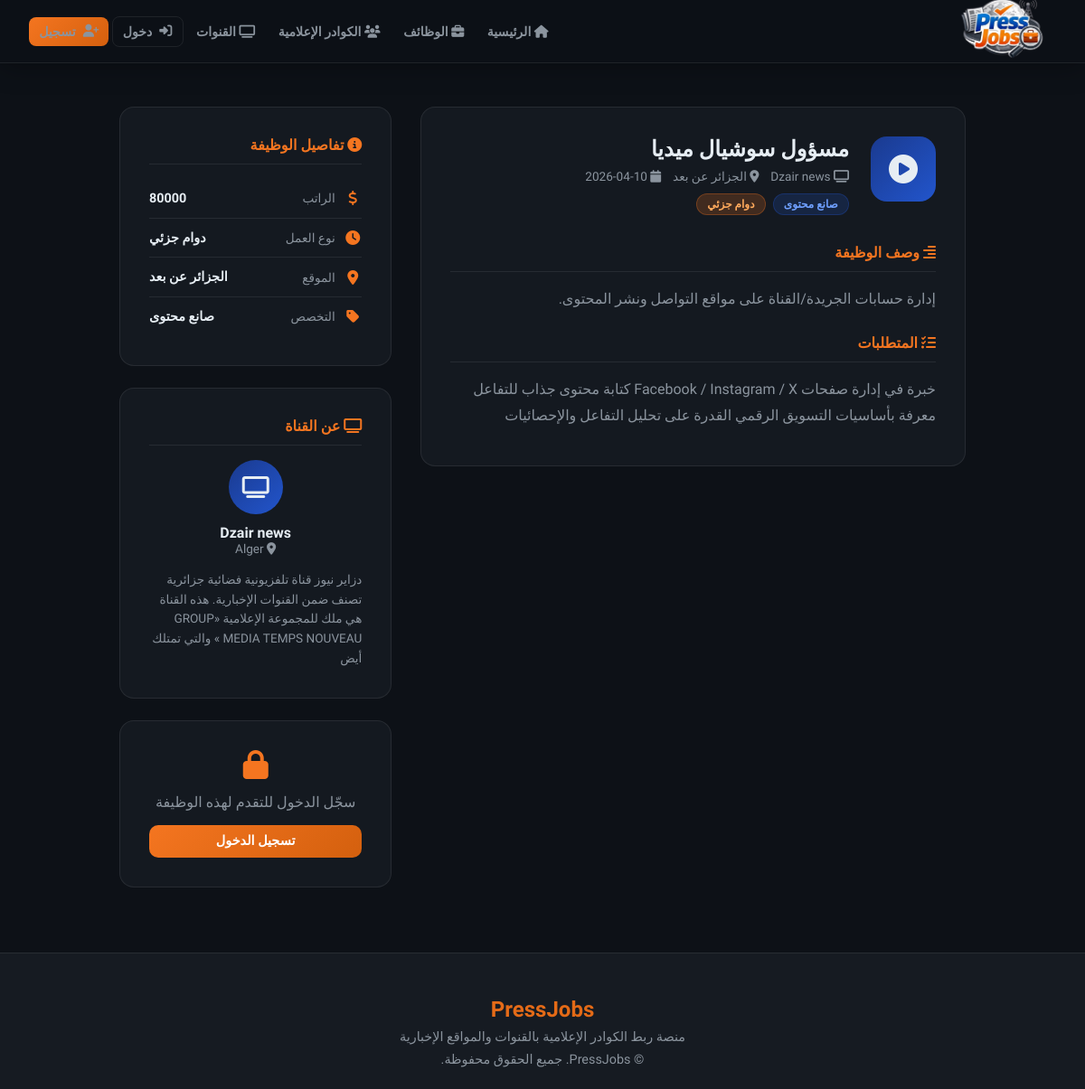
/job/7, run on the app's committed database.
### tables this page shows
CREATE TABLE jobs (
        id INTEGER PRIMARY KEY AUTOINCREMENT,
        channel_id INTEGER NOT NULL,
        title TEXT NOT NULL,
        description TEXT NOT NULL,
        category TEXT NOT NULL,
        location TEXT,
        job_type TEXT,
        salary TEXT,
        requirements TEXT,
        created_at TEXT DEFAULT CURRENT_TIMESTAMP,
        FOREIGN KEY(channel_id) REFERENCES users(id)
    );

CREATE TABLE users (
        id INTEGER PRIMARY KEY AUTOINCREMENT,
        name TEXT NOT NULL,
        email TEXT UNIQUE NOT NULL,
        password TEXT NOT NULL,
        account_type TEXT NOT NULL,
        bio TEXT,
        location TEXT,
        skills TEXT,
        education TEXT,
        experience TEXT,
        profile_image TEXT,
        created_at TEXT DEFAULT CURRENT_TIMESTAMP
    , last_name TEXT, gender TEXT, civil_status TEXT, specialty TEXT, years_experience TEXT, preferred_channels TEXT, extra_skills TEXT, cv_filename TEXT, intro_video TEXT, article_links TEXT, channel_type TEXT, cover_image TEXT, is_admin INTEGER DEFAULT 0);

### app.py (the view)
@app.route('/job/<int:job_id>')
def job_detail(job_id):
    conn = get_db()
    job = conn.execute('''SELECT jobs.*, users.name as channel_name, users.bio as channel_bio, users.location as channel_location
                          FROM jobs JOIN users ON jobs.channel_id = users.id WHERE jobs.id=?''', (job_id,)).fetchone()
    conn.close()
    if not job:
        return redirect(url_for('jobs'))
    return render_template('job_detail.html', job=job)

### app.py (called while the page is built)
def get_db():
    conn = sqlite3.connect(DB_PATH)
    conn.row_factory = sqlite3.Row
    return conn

### templates/job_detail.html (shortened to what this page needs)
{% extends 'base.html' %}
{% block content %}
<div class="job-detail-layout">
    <div class="job-main">
        <div class="detail-card">
            <div class="job-title-section">
                <div class="job-big-icon">
                    <i class="fas fa-{{ {'journalist':'newspaper','photographer':'camera','content':'play-circle','editor':'film','presenter':'microphone','reporter':'broadcast-tower'}.get(job.category, 'briefcase') }}"></i>
                </div>
                <div class="job-title-text">
                    <h1>{{ job.title }}</h1>
                    <div class="job-title-meta">
                        <span><i class="fas fa-tv"></i> {{ job.channel_name }}</span>
                        {% if job.location %}<span><i class="fas fa-map-marker-alt"></i> {{ job.location }}</span>{% endif %}
                        <span><i class="fas fa-calendar"></i> {{ job.created_at[:10] }}</span>
                    </div>
                    <div style="margin-top:0.7rem;display:flex;gap:0.5rem;flex-wrap:wrap">
                        <span class="badge badge-blue">{{ {'journalist':'صحفي','photographer':'مصور','content':'صانع محتوى','editor':'مونتير','presenter':'مذيع','reporter':'مراسل'}.get(job.category, job.category) }}</span>
                        {% if job.job_type %}<span class="badge badge-orange">{{ job.job_type }}</span>{% endif %}
                    </div>
                </div>
            </div>
            <div class="job-body">
                <h3 class="section-h"><i class="fas fa-align-right"></i> وصف الوظيفة</h3>
                <p>{{ job.description }}</p>
                {% if job.requirements %}
                <h3 class="section-h" style="margin-top:1.5rem"><i class="fas fa-list-check"></i> المتطلبات</h3>
                <p>{{ job.requirements }}</p>
                {% endif %}
            </div>
        </div>
    </div>
    <div class="job-sidebar">
        <div class="detail-card">
            <h3 class="section-h"><i class="fas fa-info-circle"></i> تفاصيل الوظيفة</h3>
            {% if job.salary %}
            <div class="info-row">
                <i class="fas fa-dollar-sign"></i>
                <span class="info-label">الراتب</span>
                <span class="info-value">{{ job.salary }}</span>
            </div>
            {% endif %}
            {% if job.job_type %}
            <div class="info-row">
                <i class="fas fa-clock"></i>
                <span class="info-label">نوع العمل</span>
                <span class="info-value">{{ job.job_type }}</span>
            </div>
            {% endif %}
            {% if job.location %}
            <div class="info-row">
                <i class="fas fa-map-marker-alt"></i>
                <span class="info-label">الموقع</span>
                <span class="info-value">{{ job.location }}</span>
            </div>
            {% endif %}
            <div class="info-row">
                <i class="fas fa-tag"></i>
                <span class="info-label">التخصص</span>
                <span class="info-value">{{ {'journalist':'صحفي','photographer':'مصور','content':'صانع محتوى','editor':'مونتير','presenter':'مذيع','reporter':'مراسل'}.get(job.category, job.category) }}</span>
            </div>
        </div>
        <div class="detail-card">
            <h3 class="section-h"><i class="fas fa-tv"></i> عن القناة</h3>
            <div style="text-align:center;margin-bottom:1rem">
                <div style="width:60px;height:60px;border-radius:50%;background:var(--gradient-blue);display:flex;align-items:center;justify-content:center;font-size:1.5rem;margin:0 auto 0.7rem">
                    <i class="fas fa-tv"></i>
                </div>
                <h4>{{ job.channel_name }}</h4>
                {% if job.channel_location %}<p style="color:var(--text-muted);font-size:0.85rem"><i class="fas fa-map-marker-alt"></i> {{ job.channel_location }}</p>{% endif %}
            </div>
            {% if job.channel_bio %}<p style="color:var(--text-muted);font-size:0.85rem;line-height:1.6">{{ job.channel_bio[:150] }}</p>{% endif %}
        </div>
        {% if session.user_id and session.account_type == 'journalist' %}
        <div class="detail-card">
            <h3 class="section-h"><i class="fas fa-paper-plane"></i> تقدّم لهذه الوظيفة</h3>
            <form method="POST" action="/apply/{{ job.id }}" class="apply-form">
                <div class="form-group">
                    <label>رسالة التقديم (اختياري)</label>
                    <textarea name="message" placeholder="اكتب رسالة مختصرة للقناة..." rows="4"></textarea>
                </div>
                <button type="submit" class="btn btn-primary" style="width:100%;justify-content:center">
                    <i class="fas fa-paper-plane"></i> إرسال الطلب
                </button>
            </form>
        </div>
        {% elif not session.user_id %}
        <div class="detail-card" style="text-align:center">
            <i class="fas fa-lock" style="font-size:2rem;color:var(--orange);margin-bottom:1rem"></i>
            <p style="color:var(--text-muted);margin-bottom:1rem">سجّل الدخول للتقدم لهذه الوظيفة</p>
            <a href="/login" class="btn btn-primary" style="width:100%;justify-content:center">تسجيل الدخول</a>
        </div>
        {% endif %}
    </div>
</div>
{% endblock %}

### templates/base.html (style rules this page uses)
:root { --blue: #1a3a8f; --blue-mid: #2255cc; --orange: #f47520; --orange-dark: #d4600e; --dark: #0d1117; --dark2: #161b22; --dark3: #1c2333; --border: rgba(255,255,255,0.08); --text: #e6edf3; --text-muted: #8b949e; --card-bg: rgba(22, 27, 34, 0.9); --gradient-blue: linear-gradient(135deg, #1a3a8f, #2255cc); --gradient-orange: linear-gradient(135deg, #f47520, #d4600e); --gradient-hero: linear-gradient(135deg, #0d1117 0%, #1a2240 50%, #0d1117 100%); }
* { margin: 0; padding: 0; box-sizing: border-box; }
body { font-family: 'Cairo', 'Tajawal', sans-serif; background: var(--dark); color: var(--text); direction: rtl; overflow-x: hidden; }
.btn { display: inline-flex; align-items: center; gap: 0.5rem; padding: 0.6rem 1.4rem; border-radius: 10px; font-family: inherit; font-weight: 700; cursor: pointer; transition: all 0.3s; text-decoration: none; border: none; font-size: 0.9rem; }
.btn-primary { background: var(--gradient-orange); color: white; }
.badge { display: inline-flex; align-items: center; gap: 0.3rem; padding: 0.25rem 0.7rem; border-radius: 20px; font-size: 0.75rem; font-weight: 700; }
.badge-blue { background: rgba(34,85,204,0.2); color: #6fa0ff; border: 1px solid rgba(34,85,204,0.3); }
.badge-orange { background: rgba(244,117,32,0.2); color: #ffaa5c; border: 1px solid rgba(244,117,32,0.3); }

### templates/job_detail.html (style rules this page uses)
.job-detail-layout { max-width: 1000px; margin: 0 auto; padding: 3rem 2rem; display: grid; grid-template-columns: 2fr 1fr; gap: 2rem; }
.detail-card { background: var(--card-bg); border: 1px solid var(--border); border-radius: 16px; padding: 2rem; margin-bottom: 1.5rem; }
.job-title-section { display: flex; align-items: flex-start; gap: 1.5rem; margin-bottom: 2rem; }
.job-big-icon { width: 72px; height: 72px; border-radius: 18px; background: var(--gradient-blue); display: flex; align-items: center; justify-content: center; font-size: 2rem; flex-shrink: 0; }
.job-title-text h1 { font-size: 1.5rem; font-weight: 900; margin-bottom: 0.5rem; }
.job-title-meta { display: flex; flex-wrap: wrap; gap: 0.8rem; color: var(--text-muted); font-size: 0.85rem; }
.info-row { display: flex; align-items: center; gap: 0.6rem; padding: 0.8rem 0; border-bottom: 1px solid var(--border); }
.info-row:last-child { border-bottom: none; }
.info-row i { color: var(--orange); width: 20px; text-align: center; }
.info-label { color: var(--text-muted); font-size: 0.85rem; flex: 1; }
.info-value { font-weight: 600; font-size: 0.9rem; }
h3.section-h { font-size: 1rem; font-weight: 700; margin-bottom: 1rem; padding-bottom: 0.7rem; border-bottom: 1px solid var(--border); color: var(--orange); }
.job-body p, .job-body li { color: var(--text-muted); line-height: 1.8; margin-bottom: 0.5rem; }

### data on the page
jobs: title "مسؤول سوشيال ميديا", location "الجزائر عن بعد", created_at "2026-04-10", category "صانع محتوى", job_type "دوام جزئي", description "إدارة حسابات الجريدة/القناة على مواقع التواصل ونشر المحتوى.", requirements "خبرة في إدارة صفحات Facebook / Instagram / X كتابة محتوى جذاب للتفاعل معرفة بأساسيات التسويق الرقمي القدرة على تحليل التفاعل والإحصائيات", salary "80000"
users: channel_name "Dzair news", channel_location "Alger", bio "دزاير نيوز قناة تلفزيونية فضائية جزائرية تصنف ضمن القنوات الإخبارية. هذه القناة هي ملك للمجموعة الإعلامية «GROUP MEDIA TEMPS NOUVEAU » والتي تمتلك أيض"
